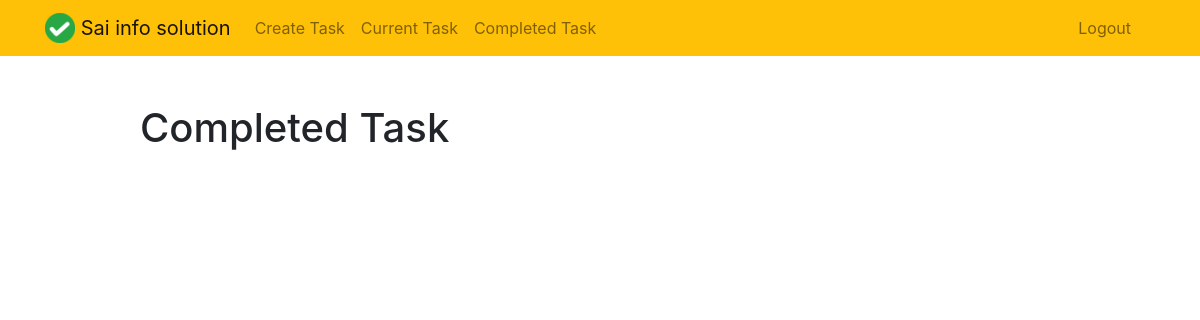
/completed/ (signed in), run on an earlier commit of the app's database.
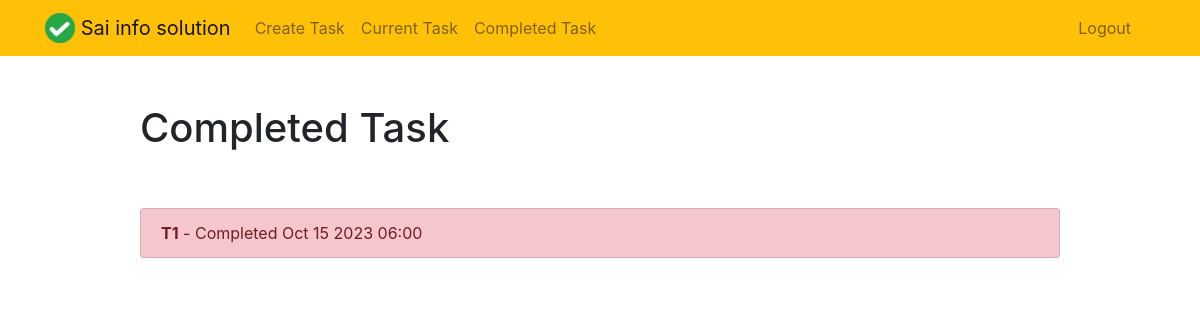
And on a later commit of the database.
### todo/models.py (models this page shows, shortened)
class Todo(models.Model):
    title = models.CharField(max_length=100)
    memo = models.TextField(blank=True)
    created = models.DateTimeField(auto_now_add=True)
    datecompleted = models.DateTimeField(null=True, blank=True)
    important = models.BooleanField(default=False)
    user = models.ForeignKey(User, on_delete=models.CASCADE)

### todo/views.py (the view)
# urls.py: path('completed/', views.completedtodos, name='completedtodos'),
@login_required
def completedtodos(request):
    todos = Todo.objects.filter(user=request.user, datecompleted__isnull=False).order_by('-datecompleted')
    return render(request, 'todo/completedtodos.html', {'todos':todos})

### todo/templates/todo/completedtodos.html
{% extends "todo/base.html" %}
{% block content %}
    <div class="row justify-content-center mt-5">
        <div class="col-md-10">
            <h1>Completed Task</h1>
        </div>
    </div>
    <div class="row justify-content-center mt-5">
        <div class="col-md-10">
            <div class="list-group">
                {% for todo in todos %}
                    <a href="{% url 'viewtodo' todo.id %}" class="list-group-item list-group-item-action{% if todo.important %} list-group-item-danger{% endif %}"><b>{{ todo.title }}</b> - Completed {{ todo.datecompleted|date:'M j Y H:i' }}</a>
                {% endfor %}
            </div>
        </div>
    </div>
{% endblock %}

### todo/templates/todo/base.html (shortened to what this page needs)
{% load static %}
<!doctype html>
<html lang="en">
<head>
    <link rel="stylesheet" href="https://stackpath.bootstrapcdn.com/bootstrap/4.4.1/css/bootstrap.min.css">
</head>
<body>
<nav class="navbar navbar-expand-md navbar-light bg-warning">
<div class="container">
    <a class="navbar-brand" href="{% url 'home' %}">
         <img src="{% static 'todo/logo.png' %}" width="30" height="30" class="d-inline-block align-top">
        <span>Sai info solution</span>
    </a>
    <div class="collapse navbar-collapse" id="navbarNav">
    {% if user.is_authenticated %}
        <ul class="navbar-nav mr-auto">
                <li class="nav-item {{ create }}">
                    <a class="nav-link" href="{% url 'createtodo' %}">Create Task</a>
                </li>
                <li class="nav-item {{ current }}">
                    <a class="nav-link" href="{% url 'currenttodos' %}">Current Task</a>
                </li>
                <li class="nav-item {{ completed }}">
                    <a class="nav-link" href="{% url 'completedtodos' %}">Completed Task</a>
                </li>
        </ul>
    {% endif %}
    <ul class="navbar-nav ml-auto">
            {% if user.is_authenticated %}
                <li class="nav-item">
                    <a href="#" onclick="$('#signOutBtn').click()" class="nav-link">Logout</a>
                    <li class="nav-item {{ completed }}">
                        <a class="nav-link" href="{% url 'loginuser' %}">{{username}}</a>
                    </li>
                </li>
            {% endif %}
        </ul>
    </div>
</div>
</nav>
<div class="container">
{% block content %}{% endblock %}
</div>
</body>
</html>

What changed in the data, as far as the page shows it:
added Todo: title "T1", datecompleted "Oct 15 2023 06:00"
